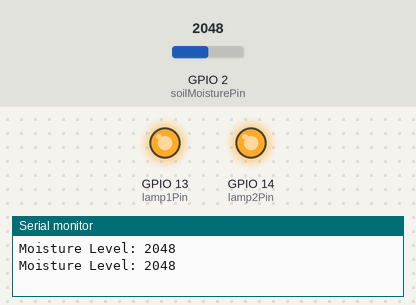
This program was run on a simulated ESP32-S3. Parts: output pins drawn as LEDs (lit = HIGH), the last lines printed to the serial monitor. The test bench sets the inputs (shaded band); at power-on: GPIO 2 (soilMoisturePin) = 2048.

Above: at 1.8 s.
1.9 s: GPIO 2 (soilMoisturePin) set to 322
3.4 s: GPIO 2 (soilMoisturePin) set to 267
At 4.3 s:
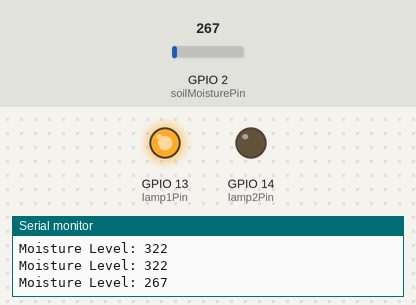
5.5 s: GPIO 2 (soilMoisturePin) set to 0
At 7.1 s:
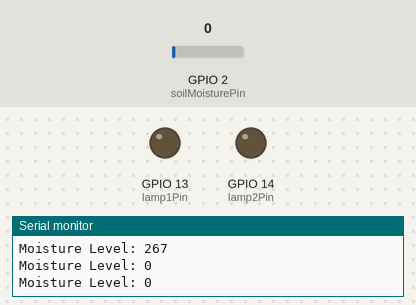
7.5 s: GPIO 2 (soilMoisturePin) set to 340
At 8.6 s:
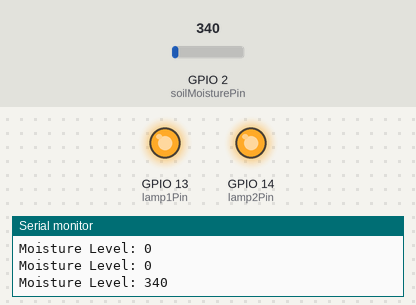
9.5 s: GPIO 2 (soilMoisturePin) set to 260
At 11.3 s:
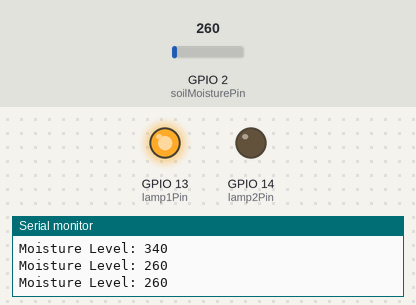
Timing chart, 0 to 12.5 s (numbered marks = the images above; inputs shaded):
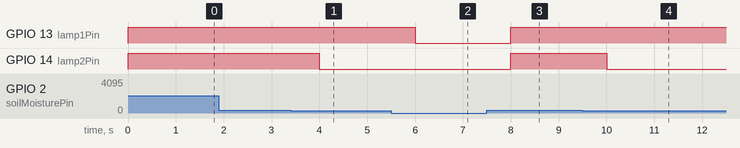

The program:

main.cpp
```cpp
#include <Arduino.h>
#include <Wire.h>

// Define the pins for the lamps
const int lamp1Pin = A12; // Replace with the actual pin number for lamp 1
const int lamp2Pin = A13; // Replace with the actual pin number for lamp 2

// Define the soil moisture sensor pin
const int soilMoisturePin = A1; // Replace with the actual pin number for the soil moisture sensor

// Define moisture thresholds
const int dryThreshold = 0;  // Adjust this value based on your sensor readings
const int wetThreshold = 300;  // Adjust this value based on your sensor readings

void setup() {
  // Initialize lamps as OUTPUT
  pinMode(lamp1Pin, OUTPUT);
  pinMode(lamp2Pin, OUTPUT);

  // Initialize serial communication
  Serial.begin(115200);
}

void loop() {
  // Read soil moisture level
  int moistureLevel = analogRead(soilMoisturePin);

  // Print moisture level to Serial Monitor
  Serial.print("Moisture Level: ");
  Serial.println(moistureLevel);

  // Control Lamp 1 based on moisture level
  if (moistureLevel > dryThreshold) {
    digitalWrite(lamp1Pin, HIGH); // Turn on lamp 1
  } else {
    digitalWrite(lamp1Pin, LOW);  // Turn off lamp 1
  }

  // Control Lamp 2 based on moisture level
  if (moistureLevel > wetThreshold) {
    digitalWrite(lamp2Pin, HIGH); // Turn on lamp 2
  } else {
    digitalWrite(lamp2Pin, LOW);  // Turn off lamp 2
  }

  delay(1000);  // Adjust the delay based on your needs
}
```

Measured:
- the behaviour switches between 301 and 300 on GPIO 2 (soilMoisturePin) (found by bisection; images 0 and 1)
- after the input at 3.4 s, GPIO 14 (lamp2Pin): HIGH → LOW after 0.60 s
- after the input at 5.5 s, GPIO 13 (lamp1Pin): HIGH → LOW after 0.50 s
- after the input at 7.5 s, GPIO 13 (lamp1Pin), GPIO 14 (lamp2Pin): LOW → HIGH after 0.50 s
- after the input at 9.5 s, GPIO 14 (lamp2Pin): HIGH → LOW after 0.50 s
